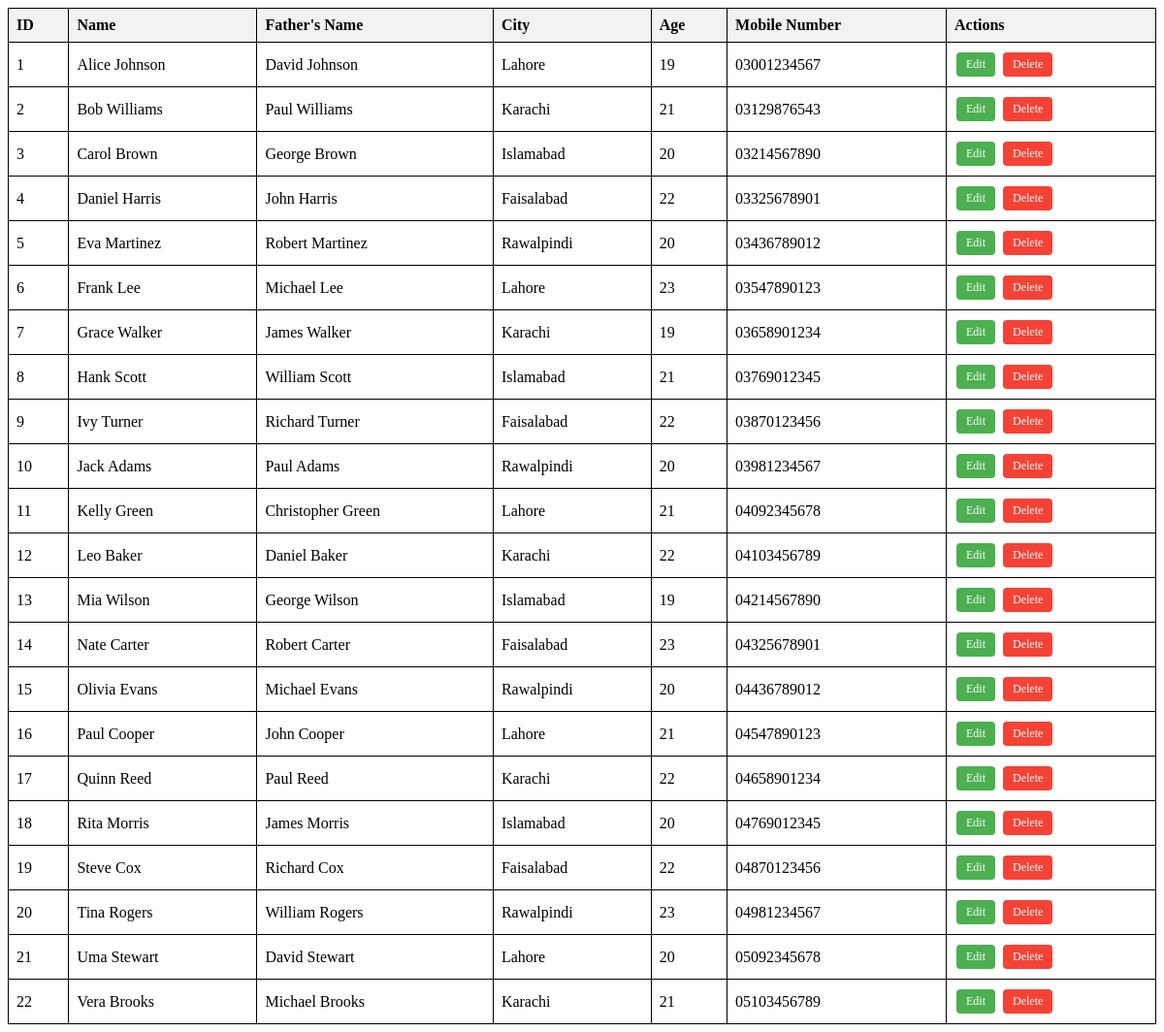
The page / on the database its author committed.
### tables this page shows
CREATE TABLE
    Student (
        id INT AUTO_INCREMENT PRIMARY KEY,
        name VARCHAR(100) NOT NULL,
        father_name VARCHAR(100),
        city VARCHAR(100),
        age INT,
        mobile_num VARCHAR(15)
    );

### index.php (the view, shortened to what this page needs)
<?php require_once "connect.php"; ?>
<!DOCTYPE html>
<html lang="en">
<head>
</head>
<body>
  <?php
  $sql = "SELECT id, name, father_name, city, age, mobile_num FROM Student";
  $result = $conn->query($sql);
  if ($result->num_rows > 0) {
    echo "<table>";
    echo "<tr><th>ID</th><th>Name</th><th>Father's Name</th><th>City</th><th>Age</th><th>Mobile Number</th><th>Actions</th></tr>";
    while ($row = $result->fetch_assoc()) {
      echo "<tr>";
      echo "<td>" . $row["id"] . "</td>";
      echo "<td>" . $row["name"] . "</td>";
      echo "<td>" . $row["father_name"] . "</td>";
      echo "<td>" . $row["city"] . "</td>";
      echo "<td>" . $row["age"] . "</td>";
      echo "<td>" . $row["mobile_num"] . "</td>";
      echo "<td>";
      echo "<a href='update.php?id=" . $row["id"] . "' class='button edit'>Edit</a> ";
      echo "<a href='delete.php?id=" . $row["id"] . "' class='button delete'>Delete</a>";
      echo "</td>";
      echo "</tr>";
    }
    echo "</table>";
  } else {
    echo "0 results";
  }
  ?>
</body>
</html>

### index.php (style rules this page uses)
table { width: 100%; border-collapse: collapse; }
table, th, td { border: 1px solid black; }
th, td { padding: 8px; text-align: left; }
th { background-color: #f2f2f2; }
.button { padding: 5px 10px; margin: 2px; border: none; color: white; text-align: center; text-decoration: none; display: inline-block; font-size: 12px; border-radius: 4px; }
.edit { background-color: #4CAF50; }
.delete { background-color: #f44336; }

### rows shown on the page
student: id "1", name "Alice Johnson", father_name "David Johnson", city "Lahore", age "19", mobile_num "03001234567"
student: id "2", name "Bob Williams", father_name "Paul Williams", city "Karachi", age "21", mobile_num "03129876543"
student: id "3", name "Carol Brown", father_name "George Brown", city "Islamabad", age "20", mobile_num "03214567890"
student: id "4", name "Daniel Harris", father_name "John Harris", city "Faisalabad", age "22", mobile_num "03325678901"
student: id "5", name "Eva Martinez", father_name "Robert Martinez", city "Rawalpindi", age "20", mobile_num "03436789012"
student: id "6", name "Frank Lee", father_name "Michael Lee", city "Lahore", age "23", mobile_num "03547890123"
student: id "7", name "Grace Walker", father_name "James Walker", city "Karachi", age "19", mobile_num "03658901234"
student: id "8", name "Hank Scott", father_name "William Scott", city "Islamabad", age "21", mobile_num "03769012345"
student: id "9", name "Ivy Turner", father_name "Richard Turner", city "Faisalabad", age "22", mobile_num "03870123456"
student: id "10", name "Jack Adams", father_name "Paul Adams", city "Rawalpindi", age "20", mobile_num "03981234567"
student: id "11", name "Kelly Green", father_name "Christopher Green", city "Lahore", age "21", mobile_num "04092345678"
student: id "12", name "Leo Baker", father_name "Daniel Baker", city "Karachi", age "22", mobile_num "04103456789"
student: id "13", name "Mia Wilson", father_name "George Wilson", city "Islamabad", age "19", mobile_num "04214567890"
student: id "14", name "Nate Carter", father_name "Robert Carter", city "Faisalabad", age "23", mobile_num "04325678901"
student: id "15", name "Olivia Evans", father_name "Michael Evans", city "Rawalpindi", age "20", mobile_num "04436789012"
student: id "16", name "Paul Cooper", father_name "John Cooper", city "Lahore", age "21", mobile_num "04547890123"
student: id "17", name "Quinn Reed", father_name "Paul Reed", city "Karachi", age "22", mobile_num "04658901234"
student: id "18", name "Rita Morris", father_name "James Morris", city "Islamabad", age "20", mobile_num "04769012345"
student: id "19", name "Steve Cox", father_name "Richard Cox", city "Faisalabad", age "22", mobile_num "04870123456"
student: id "20", name "Tina Rogers", father_name "William Rogers", city "Rawalpindi", age "23", mobile_num "04981234567"
student: id "21", name "Uma Stewart", father_name "David Stewart", city "Lahore", age "20", mobile_num "05092345678"
student: id "22", name "Vera Brooks", father_name "Michael Brooks", city "Karachi", age "21", mobile_num "05103456789"
